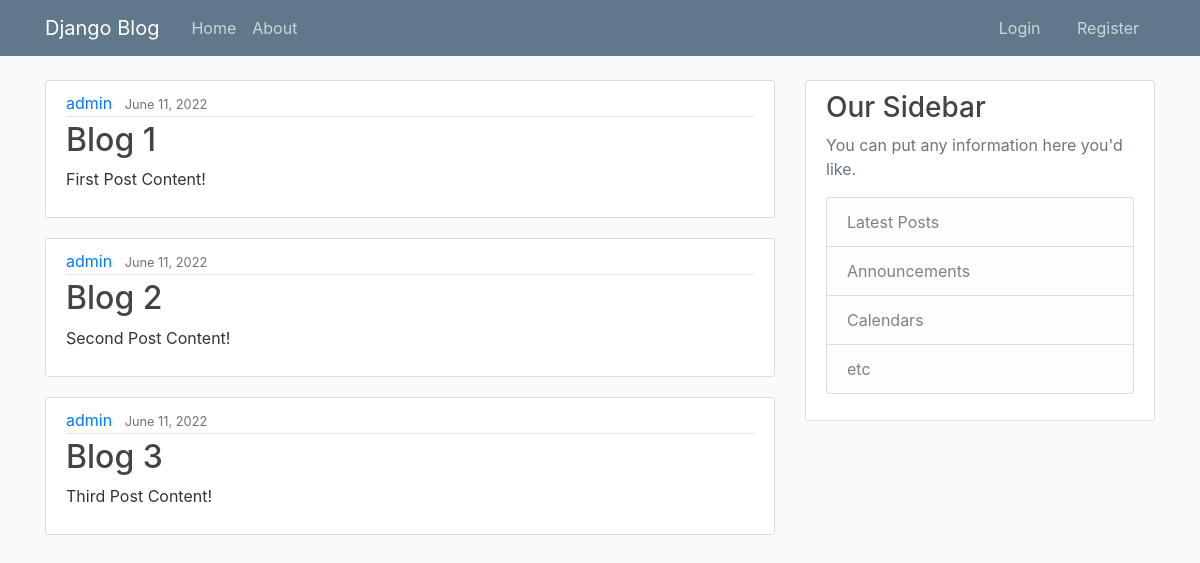
The page / on the database its author committed.
### blog/models.py (models this page shows, shortened)
class post(models.Model):  # here we are using django inbuilt models and we can create tables which will crearte fields where we can store data from admin page and can use them
    title = models.CharField(max_length=100)  # models.CharField (this is ig predefined django class)
    content = models.TextField()  # test field is for long texts
    date_posted = models.DateTimeField(default=timezone.now)  # date and time field (here wehave pass an argument which will let us fill the date and time and also if we forget to pass then that will fill the space automatically also)
    author = models.ForeignKey(User, on_delete=models.CASCADE)  # we imported that user table which we are passing as an argument (on_delete=models.CASCADE  this implies that id we dlt the author then it will dlt that post also)

### blog/views.py (the view)
# urls.py: path('', views.home, name='blog-home'),  # defining the path for this app ('' means "home page"  and this will direct to views.home(home function of views) which has given name = blog-home)
def home(request):  # defining a function which will return the http response
     context = {   # here inside this function we have created a dictionary which will basically store the elements of the dictionary named "posts" as name 'posts' we can access that through name posts in the templates section
        'posts': post.objects.all()  # fetching from database(models.post)
     }
     return render(request, 'blog/home.html', context) # (1st argument is 'request' and 2nd one is the template path) ( here the 3rd argument is that context dictionary)

### blog/templates/blog/home.html
{% extends "blog/base.html" %}
{% block content %}
    {% for post in posts %}
    <article class="media content-section">
        <div class="media-body">
          <div class="article-metadata">
            <a class="mr-2" href="#">{{ post.author }}</a>
            <small class="text-muted">{{ post.date_posted|date:"F d, Y" }}</small>
          </div>
          <h2><a class="article-title" href="#">{{ post.title }}</a></h2>
          <p class="article-content">{{ post.content }}</p>
        </div>
      </article>
    {% endfor %}
{% endblock content %}

### blog/static/blog/main.css (style rules this page uses)
body { background: #fafafa; color: #333333; margin-top: 5rem; }
h1, h2, h3, h4, h5, h6 { color: #444444; }
.content-section { background: #ffffff; padding: 10px 20px; border: 1px solid #dddddd; border-radius: 3px; margin-bottom: 20px; }
.article-title { color: #444444; }
.article-content { white-space: pre-line; }
.article-metadata { padding-bottom: 1px; margin-bottom: 4px; border-bottom: 1px solid #e3e3e3 }

### rows shown on the page
post: author "admin", date_posted "June 11, 2022", title "Blog 1", content "First Post Content!"
post: author "admin", date_posted "June 11, 2022", title "Blog 2", content "Second Post Content!"
post: author "admin", date_posted "June 11, 2022", title "Blog 3", content "Third Post Content!"
